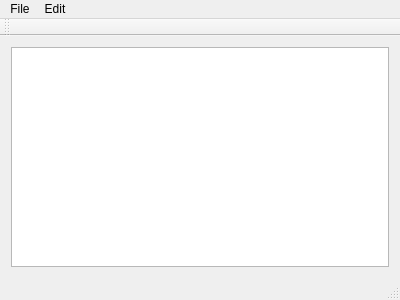
<?xml version="1.0" encoding="UTF-8"?>
<ui version="4.0">
 <class>MainWindow</class>
 <widget class="QMainWindow" name="MainWindow">
  <property name="geometry">
   <rect>
    <x>0</x>
    <y>0</y>
    <width>400</width>
    <height>300</height>
   </rect>
  </property>
  <property name="windowTitle">
   <string>MainWindow</string>
  </property>
  <widget class="QWidget" name="centralWidget">
   <layout class="QVBoxLayout" name="verticalLayout">
    <item>
     <widget class="QTableView" name="tableView"/>
    </item>
   </layout>
  </widget>
  <widget class="QMenuBar" name="menuBar">
   <property name="geometry">
    <rect>
     <x>0</x>
     <y>0</y>
     <width>400</width>
     <height>25</height>
    </rect>
   </property>
   <widget class="QMenu" name="menuDatei">
    <property name="title">
     <string>File</string>
    </property>
    <addaction name="actionChange_Password"/>
    <addaction name="actionClose"/>
   </widget>
   <widget class="QMenu" name="menuEditieren">
    <property name="title">
     <string>Edit</string>
    </property>
    <addaction name="actionNewEntry"/>
    <addaction name="actionNewEntryAP"/>
    <addaction name="actionSearchEntry"/>
   </widget>
   <addaction name="menuDatei"/>
   <addaction name="menuEditieren"/>
  </widget>
  <widget class="QToolBar" name="mainToolBar">
   <attribute name="toolBarArea">
    <enum>TopToolBarArea</enum>
   </attribute>
   <attribute name="toolBarBreak">
    <bool>false</bool>
   </attribute>
  </widget>
  <widget class="QStatusBar" name="statusBar"/>
  <action name="actionClose">
   <property name="text">
    <string>Close</string>
   </property>
   <property name="shortcut">
    <string>Ctrl+Q</string>
   </property>
  </action>
  <action name="actionNewEntry">
   <property name="text">
    <string>New Entry</string>
   </property>
   <property name="shortcut">
    <string>Ctrl+N</string>
   </property>
  </action>
  <action name="actionNewEntryAP">
   <property name="text">
    <string>New Entry (automatic password)</string>
   </property>
   <property name="shortcut">
    <string>Ctrl+Shift+N</string>
   </property>
  </action>
  <action name="actionSearchEntry">
   <property name="text">
    <string>Search Entry</string>
   </property>
   <property name="shortcut">
    <string>Ctrl+F, Ctrl+/</string>
   </property>
  </action>
  <action name="actionChange_Password">
   <property name="text">
    <string>Change Password</string>
   </property>
  </action>
 </widget>
 <layoutdefault spacing="6" margin="11"/>
 <resources/>
 <connections>
  <connection>
   <sender>actionClose</sender>
   <signal>triggered()</signal>
   <receiver>MainWindow</receiver>
   <slot>close()</slot>
   <hints>
    <hint type="sourcelabel">
     <x>-1</x>
     <y>-1</y>
    </hint>
    <hint type="destinationlabel">
     <x>199</x>
     <y>149</y>
    </hint>
   </hints>
  </connection>
 </connections>
</ui>
